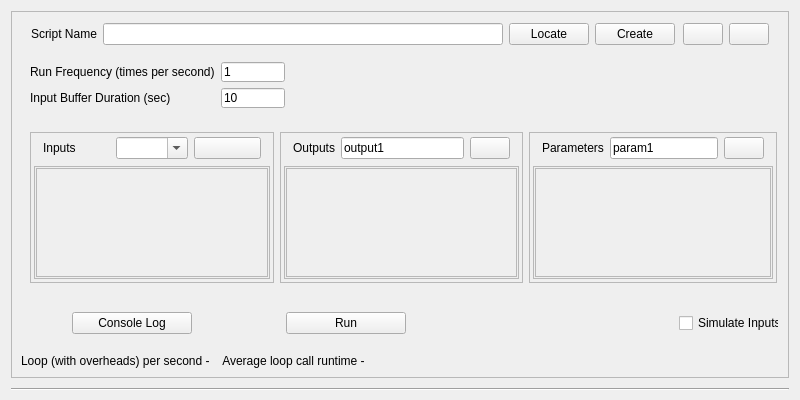
<?xml version="1.0" encoding="UTF-8"?>
<ui version="4.0">
 <class>TopLevelWidget</class>
 <widget class="QWidget" name="TopLevelWidget">
  <property name="geometry">
   <rect>
    <x>0</x>
    <y>0</y>
    <width>800</width>
    <height>400</height>
   </rect>
  </property>
  <property name="sizePolicy">
   <sizepolicy hsizetype="Preferred" vsizetype="Expanding">
    <horstretch>0</horstretch>
    <verstretch>0</verstretch>
   </sizepolicy>
  </property>
  <property name="minimumSize">
   <size>
    <width>620</width>
    <height>400</height>
   </size>
  </property>
  <property name="windowTitle">
   <string>Form</string>
  </property>
  <layout class="QVBoxLayout" name="TopLevelLayout">
   <property name="spacing">
    <number>1</number>
   </property>
   <property name="bottomMargin">
    <number>9</number>
   </property>
   <item>
    <widget class="QFrame" name="frame">
     <property name="sizePolicy">
      <sizepolicy hsizetype="Preferred" vsizetype="Expanding">
       <horstretch>0</horstretch>
       <verstretch>0</verstretch>
      </sizepolicy>
     </property>
     <property name="frameShape">
      <enum>QFrame::StyledPanel</enum>
     </property>
     <property name="frameShadow">
      <enum>QFrame::Raised</enum>
     </property>
     <layout class="QVBoxLayout" name="verticalLayout">
      <item>
       <widget class="QWidget" name="top_widget" native="true">
        <property name="sizePolicy">
         <sizepolicy hsizetype="Minimum" vsizetype="Minimum">
          <horstretch>0</horstretch>
          <verstretch>0</verstretch>
         </sizepolicy>
        </property>
        <property name="minimumSize">
         <size>
          <width>300</width>
          <height>0</height>
         </size>
        </property>
        <property name="maximumSize">
         <size>
          <width>16777215</width>
          <height>16777215</height>
         </size>
        </property>
        <layout class="QHBoxLayout" name="horizontalLayout_2">
         <property name="topMargin">
          <number>1</number>
         </property>
         <property name="bottomMargin">
          <number>1</number>
         </property>
         <item alignment="Qt::AlignLeft">
          <widget class="QWidget" name="widget_script_basic_info" native="true">
           <layout class="QHBoxLayout" name="horizontalLayout_6">
            <property name="leftMargin">
             <number>1</number>
            </property>
            <property name="topMargin">
             <number>1</number>
            </property>
            <property name="rightMargin">
             <number>1</number>
            </property>
            <property name="bottomMargin">
             <number>1</number>
            </property>
            <item alignment="Qt::AlignHCenter">
             <widget class="QLabel" name="scriptNameLabel">
              <property name="sizePolicy">
               <sizepolicy hsizetype="Fixed" vsizetype="Minimum">
                <horstretch>0</horstretch>
                <verstretch>0</verstretch>
               </sizepolicy>
              </property>
              <property name="minimumSize">
               <size>
                <width>0</width>
                <height>0</height>
               </size>
              </property>
              <property name="maximumSize">
               <size>
                <width>16777215</width>
                <height>16777215</height>
               </size>
              </property>
              <property name="toolTip">
               <string>Class name of the RenaScript to be executed</string>
              </property>
              <property name="text">
               <string>Script Name</string>
              </property>
             </widget>
            </item>
            <item alignment="Qt::AlignHCenter">
             <widget class="QLineEdit" name="scriptPathLineEdit">
              <property name="sizePolicy">
               <sizepolicy hsizetype="Expanding" vsizetype="Minimum">
                <horstretch>0</horstretch>
                <verstretch>0</verstretch>
               </sizepolicy>
              </property>
              <property name="minimumSize">
               <size>
                <width>400</width>
                <height>0</height>
               </size>
              </property>
             </widget>
            </item>
            <item alignment="Qt::AlignHCenter">
             <widget class="QPushButton" name="locateBtn">
              <property name="sizePolicy">
               <sizepolicy hsizetype="Minimum" vsizetype="Minimum">
                <horstretch>0</horstretch>
                <verstretch>0</verstretch>
               </sizepolicy>
              </property>
              <property name="minimumSize">
               <size>
                <width>0</width>
                <height>0</height>
               </size>
              </property>
              <property name="text">
               <string>Locate</string>
              </property>
             </widget>
            </item>
            <item alignment="Qt::AlignHCenter">
             <widget class="QPushButton" name="createBtn">
              <property name="sizePolicy">
               <sizepolicy hsizetype="Minimum" vsizetype="Minimum">
                <horstretch>0</horstretch>
                <verstretch>0</verstretch>
               </sizepolicy>
              </property>
              <property name="minimumSize">
               <size>
                <width>0</width>
                <height>0</height>
               </size>
              </property>
              <property name="text">
               <string>Create</string>
              </property>
             </widget>
            </item>
           </layout>
          </widget>
         </item>
         <item alignment="Qt::AlignRight">
          <widget class="QWidget" name="pop_remove_button_widget" native="true">
           <layout class="QHBoxLayout" name="horizontalLayout_7">
            <property name="leftMargin">
             <number>1</number>
            </property>
            <property name="topMargin">
             <number>1</number>
            </property>
            <property name="rightMargin">
             <number>1</number>
            </property>
            <property name="bottomMargin">
             <number>1</number>
            </property>
            <item>
             <widget class="QPushButton" name="PopWindowBtn">
              <property name="text">
               <string/>
              </property>
             </widget>
            </item>
            <item>
             <widget class="QPushButton" name="removeBtn">
              <property name="text">
               <string/>
              </property>
             </widget>
            </item>
           </layout>
          </widget>
         </item>
        </layout>
       </widget>
      </item>
      <item>
       <widget class="QWidget" name="run_params_widget" native="true">
        <property name="sizePolicy">
         <sizepolicy hsizetype="Preferred" vsizetype="Fixed">
          <horstretch>0</horstretch>
          <verstretch>0</verstretch>
         </sizepolicy>
        </property>
        <property name="minimumSize">
         <size>
          <width>0</width>
          <height>64</height>
         </size>
        </property>
        <property name="maximumSize">
         <size>
          <width>16777215</width>
          <height>64</height>
         </size>
        </property>
        <layout class="QFormLayout" name="formLayout">
         <item row="0" column="0">
          <widget class="QLabel" name="label">
           <property name="toolTip">
            <string>In Hz, controls how many times does the script loop run per second.</string>
           </property>
           <property name="text">
            <string>Run Frequency (times per second)</string>
           </property>
          </widget>
         </item>
         <item row="0" column="1">
          <widget class="QLineEdit" name="frequencyLineEdit">
           <property name="maximumSize">
            <size>
             <width>64</width>
             <height>16777215</height>
            </size>
           </property>
           <property name="text">
            <string>1</string>
           </property>
          </widget>
         </item>
         <item row="1" column="0">
          <widget class="QLabel" name="label_2">
           <property name="toolTip">
            <string>The time window of samples the script will have access to at each loop. Buffer will throw out oldest data to allow new data come in.</string>
           </property>
           <property name="text">
            <string>Input Buffer Duration (sec)</string>
           </property>
          </widget>
         </item>
         <item row="1" column="1">
          <widget class="QLineEdit" name="timeWindowLineEdit">
           <property name="maximumSize">
            <size>
             <width>64</width>
             <height>16777215</height>
            </size>
           </property>
           <property name="text">
            <string>10</string>
           </property>
          </widget>
         </item>
        </layout>
       </widget>
      </item>
      <item>
       <widget class="QWidget" name="iop_widget" native="true">
        <property name="sizePolicy">
         <sizepolicy hsizetype="Preferred" vsizetype="Expanding">
          <horstretch>0</horstretch>
          <verstretch>0</verstretch>
         </sizepolicy>
        </property>
        <property name="minimumSize">
         <size>
          <width>0</width>
          <height>0</height>
         </size>
        </property>
        <property name="maximumSize">
         <size>
          <width>16777215</width>
          <height>16777215</height>
         </size>
        </property>
        <layout class="QHBoxLayout" name="horizontalLayout_3">
         <property name="topMargin">
          <number>9</number>
         </property>
         <property name="rightMargin">
          <number>2</number>
         </property>
         <item>
          <widget class="QFrame" name="frame_input">
           <property name="frameShape">
            <enum>QFrame::StyledPanel</enum>
           </property>
           <property name="frameShadow">
            <enum>QFrame::Raised</enum>
           </property>
           <layout class="QVBoxLayout" name="verticalLayout_2">
            <property name="leftMargin">
             <number>1</number>
            </property>
            <property name="topMargin">
             <number>1</number>
            </property>
            <property name="rightMargin">
             <number>1</number>
            </property>
            <property name="bottomMargin">
             <number>1</number>
            </property>
            <item>
             <widget class="QWidget" name="widget_input" native="true">
              <layout class="QVBoxLayout" name="vboxlayout_1">
               <property name="leftMargin">
                <number>2</number>
               </property>
               <property name="topMargin">
                <number>2</number>
               </property>
               <property name="rightMargin">
                <number>2</number>
               </property>
               <property name="bottomMargin">
                <number>2</number>
               </property>
               <item>
                <widget class="QWidget" name="widget_input_controls" native="true">
                 <property name="maximumSize">
                  <size>
                   <width>16777215</width>
                   <height>48</height>
                  </size>
                 </property>
                 <layout class="QHBoxLayout" name="horizontalLayout_4">
                  <property name="leftMargin">
                   <number>9</number>
                  </property>
                  <property name="topMargin">
                   <number>1</number>
                  </property>
                  <property name="bottomMargin">
                   <number>1</number>
                  </property>
                  <item>
                   <widget class="QLabel" name="label_4">
                    <property name="text">
                     <string>Inputs</string>
                    </property>
                   </widget>
                  </item>
                  <item>
                   <widget class="QComboBox" name="inputComboBox">
                    <property name="editable">
                     <bool>true</bool>
                    </property>
                   </widget>
                  </item>
                  <item>
                   <widget class="QPushButton" name="addInputBtn">
                    <property name="sizePolicy">
                     <sizepolicy hsizetype="Minimum" vsizetype="Minimum">
                      <horstretch>0</horstretch>
                      <verstretch>0</verstretch>
                     </sizepolicy>
                    </property>
                    <property name="minimumSize">
                     <size>
                      <width>0</width>
                      <height>0</height>
                     </size>
                    </property>
                    <property name="maximumSize">
                     <size>
                      <width>16777215</width>
                      <height>16777215</height>
                     </size>
                    </property>
                    <property name="text">
                     <string/>
                    </property>
                   </widget>
                  </item>
                 </layout>
                </widget>
               </item>
               <item>
                <widget class="QFrame" name="frame_2">
                 <property name="frameShape">
                  <enum>QFrame::StyledPanel</enum>
                 </property>
                 <property name="frameShadow">
                  <enum>QFrame::Raised</enum>
                 </property>
                 <layout class="QVBoxLayout" name="verticalLayout_4">
                  <property name="leftMargin">
                   <number>1</number>
                  </property>
                  <property name="topMargin">
                   <number>1</number>
                  </property>
                  <property name="rightMargin">
                   <number>1</number>
                  </property>
                  <property name="bottomMargin">
                   <number>1</number>
                  </property>
                  <item>
                   <widget class="QScrollArea" name="scrollArea">
                    <property name="widgetResizable">
                     <bool>true</bool>
                    </property>
                    <widget class="QWidget" name="inputScrollContentWidget">
                     <property name="geometry">
                      <rect>
                       <x>0</x>
                       <y>0</y>
                       <width>232</width>
                       <height>102</height>
                      </rect>
                     </property>
                     <layout class="QVBoxLayout" name="inputLayout"/>
                    </widget>
                   </widget>
                  </item>
                 </layout>
                </widget>
               </item>
              </layout>
             </widget>
            </item>
           </layout>
          </widget>
         </item>
         <item>
          <widget class="QFrame" name="frame_output">
           <property name="frameShape">
            <enum>QFrame::StyledPanel</enum>
           </property>
           <property name="frameShadow">
            <enum>QFrame::Raised</enum>
           </property>
           <layout class="QVBoxLayout" name="verticalLayout_3">
            <property name="leftMargin">
             <number>1</number>
            </property>
            <property name="topMargin">
             <number>1</number>
            </property>
            <property name="rightMargin">
             <number>1</number>
            </property>
            <property name="bottomMargin">
             <number>1</number>
            </property>
            <item>
             <widget class="QWidget" name="widget_output" native="true">
              <layout class="QVBoxLayout" name="vboxlayout_1">
               <property name="leftMargin">
                <number>2</number>
               </property>
               <property name="topMargin">
                <number>2</number>
               </property>
               <property name="rightMargin">
                <number>2</number>
               </property>
               <property name="bottomMargin">
                <number>2</number>
               </property>
               <item>
                <widget class="QWidget" name="widget_7" native="true">
                 <property name="maximumSize">
                  <size>
                   <width>16777215</width>
                   <height>48</height>
                  </size>
                 </property>
                 <layout class="QHBoxLayout" name="horizontalLayout_4">
                  <property name="topMargin">
                   <number>1</number>
                  </property>
                  <property name="bottomMargin">
                   <number>1</number>
                  </property>
                  <item>
                   <widget class="QLabel" name="label_4">
                    <property name="text">
                     <string>Outputs</string>
                    </property>
                   </widget>
                  </item>
                  <item>
                   <widget class="QLineEdit" name="output_lineEdit">
                    <property name="text">
                     <string>output1</string>
                    </property>
                   </widget>
                  </item>
                  <item>
                   <widget class="QPushButton" name="addOutput_btn">
                    <property name="sizePolicy">
                     <sizepolicy hsizetype="Minimum" vsizetype="Minimum">
                      <horstretch>0</horstretch>
                      <verstretch>0</verstretch>
                     </sizepolicy>
                    </property>
                    <property name="minimumSize">
                     <size>
                      <width>0</width>
                      <height>0</height>
                     </size>
                    </property>
                    <property name="maximumSize">
                     <size>
                      <width>16777215</width>
                      <height>16777215</height>
                     </size>
                    </property>
                    <property name="text">
                     <string/>
                    </property>
                   </widget>
                  </item>
                 </layout>
                </widget>
               </item>
               <item>
                <widget class="QFrame" name="frame_3">
                 <property name="frameShape">
                  <enum>QFrame::StyledPanel</enum>
                 </property>
                 <property name="frameShadow">
                  <enum>QFrame::Raised</enum>
                 </property>
                 <layout class="QVBoxLayout" name="verticalLayout_5">
                  <property name="leftMargin">
                   <number>1</number>
                  </property>
                  <property name="topMargin">
                   <number>1</number>
                  </property>
                  <property name="rightMargin">
                   <number>1</number>
                  </property>
                  <property name="bottomMargin">
                   <number>1</number>
                  </property>
                  <item>
                   <widget class="QScrollArea" name="scrollArea">
                    <property name="widgetResizable">
                     <bool>true</bool>
                    </property>
                    <widget class="QWidget" name="outputScrollContent">
                     <property name="geometry">
                      <rect>
                       <x>0</x>
                       <y>0</y>
                       <width>233</width>
                       <height>102</height>
                      </rect>
                     </property>
                     <layout class="QVBoxLayout" name="outputLayout"/>
                    </widget>
                   </widget>
                  </item>
                 </layout>
                </widget>
               </item>
              </layout>
             </widget>
            </item>
           </layout>
          </widget>
         </item>
         <item>
          <widget class="QFrame" name="frame_params">
           <property name="sizePolicy">
            <sizepolicy hsizetype="Preferred" vsizetype="Expanding">
             <horstretch>0</horstretch>
             <verstretch>0</verstretch>
            </sizepolicy>
           </property>
           <property name="frameShape">
            <enum>QFrame::StyledPanel</enum>
           </property>
           <property name="frameShadow">
            <enum>QFrame::Raised</enum>
           </property>
           <layout class="QHBoxLayout" name="horizontalLayout_5">
            <property name="leftMargin">
             <number>1</number>
            </property>
            <property name="topMargin">
             <number>1</number>
            </property>
            <property name="rightMargin">
             <number>1</number>
            </property>
            <property name="bottomMargin">
             <number>1</number>
            </property>
            <item>
             <widget class="QWidget" name="widget_params" native="true">
              <property name="sizePolicy">
               <sizepolicy hsizetype="Preferred" vsizetype="Expanding">
                <horstretch>0</horstretch>
                <verstretch>0</verstretch>
               </sizepolicy>
              </property>
              <layout class="QVBoxLayout" name="vboxlayout_1">
               <property name="leftMargin">
                <number>2</number>
               </property>
               <property name="topMargin">
                <number>2</number>
               </property>
               <property name="rightMargin">
                <number>2</number>
               </property>
               <property name="bottomMargin">
                <number>2</number>
               </property>
               <item>
                <widget class="QWidget" name="widget_7" native="true">
                 <property name="maximumSize">
                  <size>
                   <width>16777215</width>
                   <height>48</height>
                  </size>
                 </property>
                 <layout class="QHBoxLayout" name="horizontalLayout_4">
                  <property name="leftMargin">
                   <number>9</number>
                  </property>
                  <property name="topMargin">
                   <number>1</number>
                  </property>
                  <property name="bottomMargin">
                   <number>1</number>
                  </property>
                  <item>
                   <widget class="QLabel" name="label_4">
                    <property name="text">
                     <string>Parameters</string>
                    </property>
                   </widget>
                  </item>
                  <item>
                   <widget class="QLineEdit" name="param_lineEdit">
                    <property name="text">
                     <string>param1</string>
                    </property>
                   </widget>
                  </item>
                  <item>
                   <widget class="QPushButton" name="addParam_btn">
                    <property name="sizePolicy">
                     <sizepolicy hsizetype="Minimum" vsizetype="Minimum">
                      <horstretch>0</horstretch>
                      <verstretch>0</verstretch>
                     </sizepolicy>
                    </property>
                    <property name="minimumSize">
                     <size>
                      <width>0</width>
                      <height>0</height>
                     </size>
                    </property>
                    <property name="maximumSize">
                     <size>
                      <width>16777215</width>
                      <height>16777215</height>
                     </size>
                    </property>
                    <property name="text">
                     <string/>
                    </property>
                   </widget>
                  </item>
                 </layout>
                </widget>
               </item>
               <item>
                <widget class="QFrame" name="frame_4">
                 <property name="sizePolicy">
                  <sizepolicy hsizetype="Preferred" vsizetype="Expanding">
                   <horstretch>0</horstretch>
                   <verstretch>0</verstretch>
                  </sizepolicy>
                 </property>
                 <property name="frameShape">
                  <enum>QFrame::StyledPanel</enum>
                 </property>
                 <property name="frameShadow">
                  <enum>QFrame::Raised</enum>
                 </property>
                 <layout class="QVBoxLayout" name="verticalLayout_6">
                  <property name="leftMargin">
                   <number>1</number>
                  </property>
                  <property name="topMargin">
                   <number>1</number>
                  </property>
                  <property name="rightMargin">
                   <number>1</number>
                  </property>
                  <property name="bottomMargin">
                   <number>1</number>
                  </property>
                  <item>
                   <widget class="QScrollArea" name="scrollArea">
                    <property name="widgetResizable">
                     <bool>true</bool>
                    </property>
                    <widget class="QWidget" name="paramScrollContent">
                     <property name="geometry">
                      <rect>
                       <x>0</x>
                       <y>0</y>
                       <width>232</width>
                       <height>102</height>
                      </rect>
                     </property>
                     <property name="sizePolicy">
                      <sizepolicy hsizetype="Preferred" vsizetype="Expanding">
                       <horstretch>0</horstretch>
                       <verstretch>0</verstretch>
                      </sizepolicy>
                     </property>
                     <layout class="QVBoxLayout" name="paramsLayout"/>
                    </widget>
                   </widget>
                  </item>
                 </layout>
                </widget>
               </item>
              </layout>
             </widget>
            </item>
           </layout>
          </widget>
         </item>
        </layout>
       </widget>
      </item>
      <item>
       <widget class="QWidget" name="actions_widget" native="true">
        <property name="sizePolicy">
         <sizepolicy hsizetype="Preferred" vsizetype="Minimum">
          <horstretch>0</horstretch>
          <verstretch>0</verstretch>
         </sizepolicy>
        </property>
        <property name="minimumSize">
         <size>
          <width>0</width>
          <height>50</height>
         </size>
        </property>
        <property name="maximumSize">
         <size>
          <width>16777215</width>
          <height>16777215</height>
         </size>
        </property>
        <layout class="QHBoxLayout" name="horizontalLayout">
         <property name="leftMargin">
          <number>0</number>
         </property>
         <property name="topMargin">
          <number>0</number>
         </property>
         <property name="rightMargin">
          <number>0</number>
         </property>
         <property name="bottomMargin">
          <number>0</number>
         </property>
         <item alignment="Qt::AlignHCenter|Qt::AlignVCenter">
          <widget class="QPushButton" name="ConsoleLogBtn">
           <property name="sizePolicy">
            <sizepolicy hsizetype="Fixed" vsizetype="Minimum">
             <horstretch>0</horstretch>
             <verstretch>0</verstretch>
            </sizepolicy>
           </property>
           <property name="minimumSize">
            <size>
             <width>120</width>
             <height>0</height>
            </size>
           </property>
           <property name="maximumSize">
            <size>
             <width>120</width>
             <height>16777215</height>
            </size>
           </property>
           <property name="text">
            <string>Console Log</string>
           </property>
          </widget>
         </item>
         <item>
          <widget class="QWidget" name="widget" native="true">
           <property name="sizePolicy">
            <sizepolicy hsizetype="Maximum" vsizetype="Preferred">
             <horstretch>0</horstretch>
             <verstretch>0</verstretch>
            </sizepolicy>
           </property>
           <property name="minimumSize">
            <size>
             <width>300</width>
             <height>0</height>
            </size>
           </property>
           <layout class="QHBoxLayout" name="horizontalLayout_8">
            <property name="leftMargin">
             <number>0</number>
            </property>
            <property name="topMargin">
             <number>0</number>
            </property>
            <property name="rightMargin">
             <number>0</number>
            </property>
            <property name="bottomMargin">
             <number>0</number>
            </property>
            <item alignment="Qt::AlignVCenter">
             <widget class="QPushButton" name="runBtn">
              <property name="sizePolicy">
               <sizepolicy hsizetype="Fixed" vsizetype="Minimum">
                <horstretch>0</horstretch>
                <verstretch>0</verstretch>
               </sizepolicy>
              </property>
              <property name="minimumSize">
               <size>
                <width>120</width>
                <height>0</height>
               </size>
              </property>
              <property name="maximumSize">
               <size>
                <width>120</width>
                <height>16777215</height>
               </size>
              </property>
              <property name="text">
               <string>Run</string>
              </property>
             </widget>
            </item>
            <item>
             <widget class="QLabel" name="stopping_label">
              <property name="sizePolicy">
               <sizepolicy hsizetype="Preferred" vsizetype="Preferred">
                <horstretch>0</horstretch>
                <verstretch>0</verstretch>
               </sizepolicy>
              </property>
              <property name="maximumSize">
               <size>
                <width>64</width>
                <height>16777215</height>
               </size>
              </property>
              <property name="text">
               <string/>
              </property>
             </widget>
            </item>
           </layout>
          </widget>
         </item>
         <item alignment="Qt::AlignRight">
          <widget class="QCheckBox" name="simulateCheckbox">
           <property name="sizePolicy">
            <sizepolicy hsizetype="Minimum" vsizetype="Minimum">
             <horstretch>0</horstretch>
             <verstretch>0</verstretch>
            </sizepolicy>
           </property>
           <property name="maximumSize">
            <size>
             <width>100</width>
             <height>16777215</height>
            </size>
           </property>
           <property name="text">
            <string>Simulate Inputs</string>
           </property>
          </widget>
         </item>
        </layout>
       </widget>
      </item>
      <item>
       <widget class="QLabel" name="realtimeInfoLabel">
        <property name="maximumSize">
         <size>
          <width>16777215</width>
          <height>36</height>
         </size>
        </property>
        <property name="text">
         <string>Loop (with overheads) per second -    Average loop call runtime -</string>
        </property>
       </widget>
      </item>
     </layout>
    </widget>
   </item>
   <item>
    <spacer name="verticalSpacer_2">
     <property name="orientation">
      <enum>Qt::Vertical</enum>
     </property>
     <property name="sizeType">
      <enum>QSizePolicy::Minimum</enum>
     </property>
     <property name="sizeHint" stdset="0">
      <size>
       <width>20</width>
       <height>9</height>
      </size>
     </property>
    </spacer>
   </item>
   <item>
    <widget class="Line" name="line_2">
     <property name="orientation">
      <enum>Qt::Horizontal</enum>
     </property>
    </widget>
   </item>
  </layout>
 </widget>
 <resources/>
 <connections/>
</ui>
